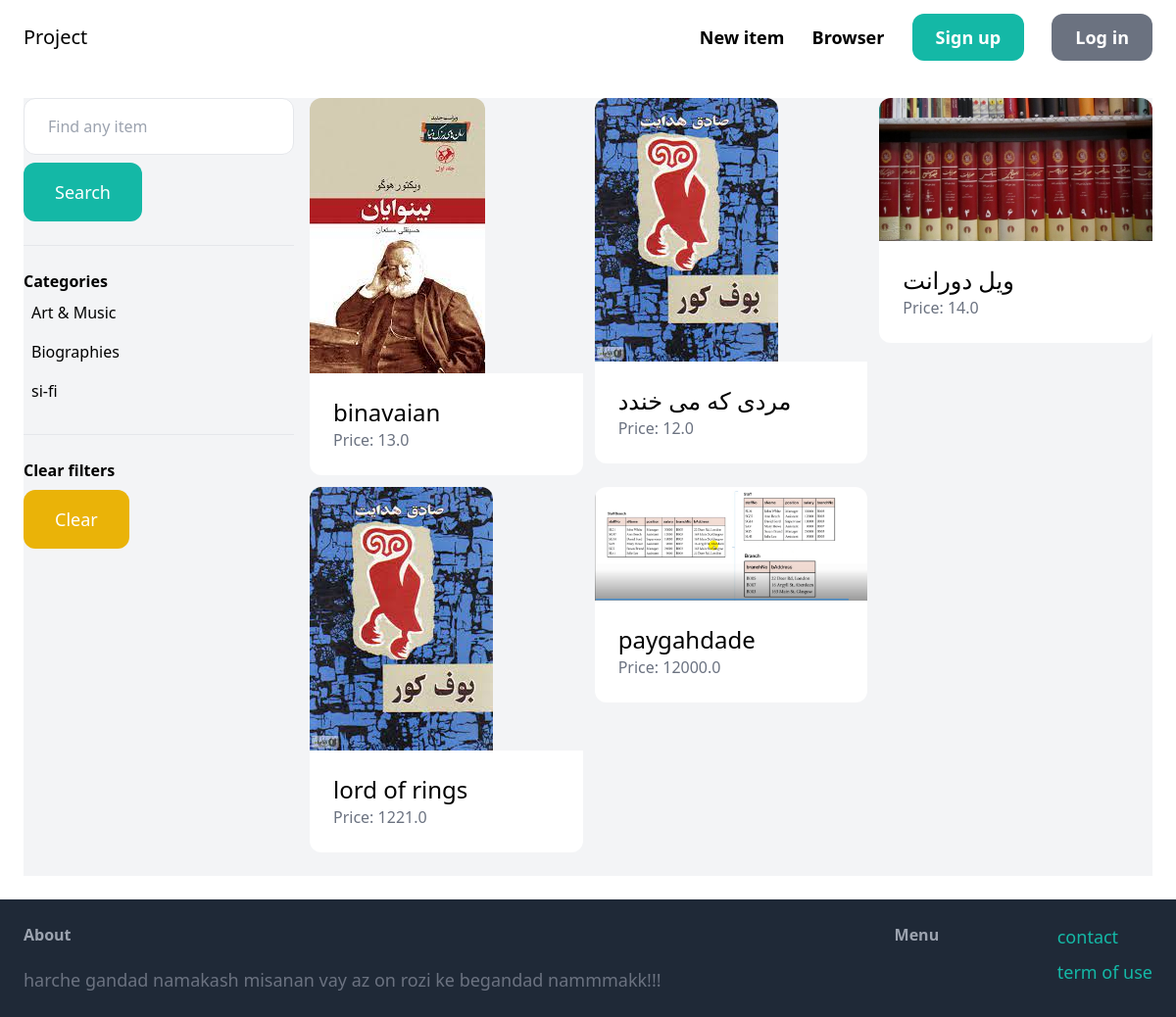
Page /items/items/ on the committed database.
### item/models.py (models this page shows, shortened)
class Catagory(models.Model):
    name = models.CharField(max_length=255)
    class Meta:
        ordering = ('name' ,)
        verbose_name_plural = 'Categories'

class item(models.Model):
    catagory = models.ManyToManyField(Catagory)
    name = models.CharField(max_length=255)
    description = models.TextField(blank = True , null=True)
    price = models.FloatField()
    image = models.ImageField(upload_to='item_image' , blank=True , null=True)
    is_sold = models.BooleanField(default=False)
    create_bt = models.ForeignKey(User , related_name='items' , on_delete=models.CASCADE)
    create_at = models.DateField(auto_now_add=True)
    publisher = models.ForeignKey(publisher , on_delete=models.CASCADE)
    author = models.ForeignKey(author , on_delete=models.CASCADE)

### item/views.py (the view)
# urls.py: path('items/' , views.items , name='items' ),
def items(request):
    query = request.GET.get('query', '')
    category_id = request.GET.get('category', 0)
    categories = Catagory.objects.all()
    items = Item.objects.filter(is_sold=False)
    if category_id:
        items = items.filter(catagory=category_id)
    if query:
        items = items.filter(Q(name__icontains=query) | Q(description__icontains=query))
    return render(request, 'item/items.html', {
        'items': items,
        'query': query,
        'categories': categories,
        'category_id': int(category_id)
    })

### item/templates/item/items.html (shortened to what this page needs)
{% extends 'core/base.html' %}
{% block content %}
    <div class="pb-6 grid grid-cols-4 gap-4 bg-gray-100">
        <div class="col-span-1">
            <form method="get" action="{% url 'item:items' %}">
                <input name="query" class="w-full py-4 px-6 border rounded-xl" type="text" value="{{ query }}" placeholder="Find any item">
                <button class="mt-2 py-4 px-8 text-lg bg-teal-500 text-white rounded-xl">Search</button>
            </form>
            <hr class="my-6">
            <p class="font-semibold">Categories</p>
            <ul>
                {% for category in categories %}
                    <li class="py-2 px-2 rounded-xl{% if category.id == category_id %} bg-gray-200{% endif %}">
                        <a href="{% url 'item:items' %}?query={{ query }}&category={{ category.id }}">{{ category.name }}</a>
                    </li>
                {% endfor %}
            </ul>
            <hr class="my-6">
            <p class="font-semibold">Clear filters</p>
            <ul>
                <li><a href="{% url 'item:items' %}" class="mt-2 py-4 px-8 inline-block bg-yellow-500 text-lg rounded-xl text-white">Clear</a>
        </div>
        <div class="col-span-3">
            <div class="grid grid-cols-3 gap-3">
                {% for item in items %}
                    <div>
                        <a href="{% url 'item:detail' item.id %}">
                            <div>
                                <img src="{{ item.image.url }}" class="rounded-t-xl">
                            </div>
                            <div class="p-6 bg-white rounded-b-xl">
                                <h2 class="text-2xl">{{ item.name }}</h2>
                                <p class="text-gray-500">Price: {{ item.price }}</p>
                            </div>
                        </a>
                    </div>
                {% endfor %}
            </div>
        </div>
    </div>
{% endblock %}

### rows in the picture
Catagory: name "Art & Music"
Catagory: name "Biographies"
Catagory: name "si-fi"
item: image (picture), name "binavaian", price "13.0"
item: image (picture), name "مردی که می خندد", price "12.0"
item: image (picture), name "ویل دورانت", price "14.0"
item: image (picture), name "lord of rings", price "1221.0"
item: image (picture), name "paygahdade", price "12000.0"
